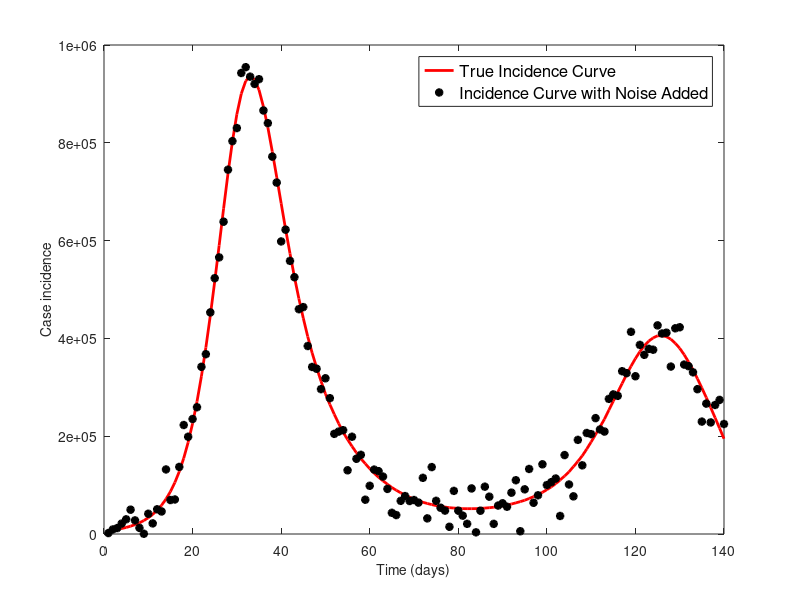
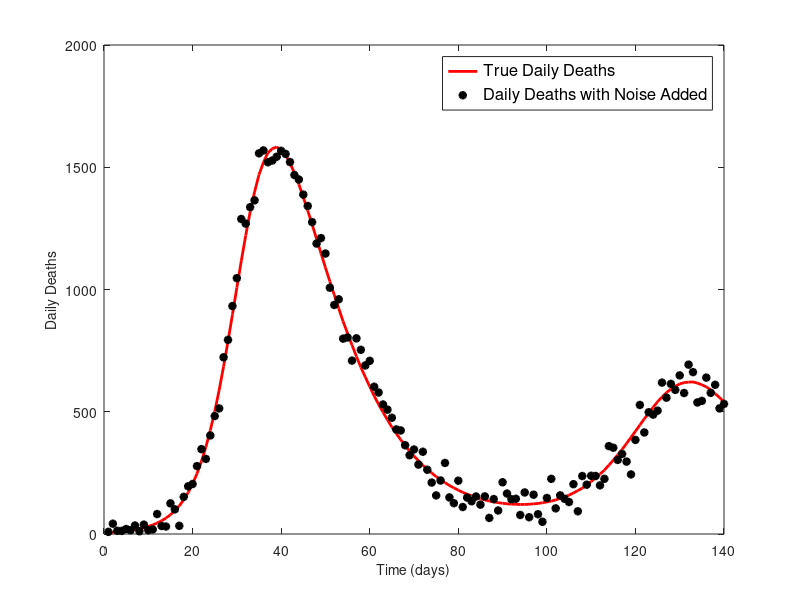
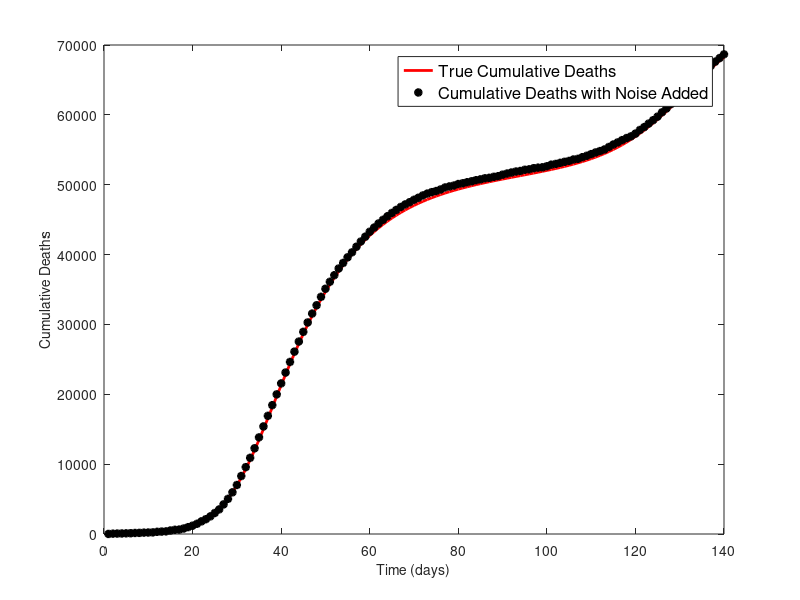
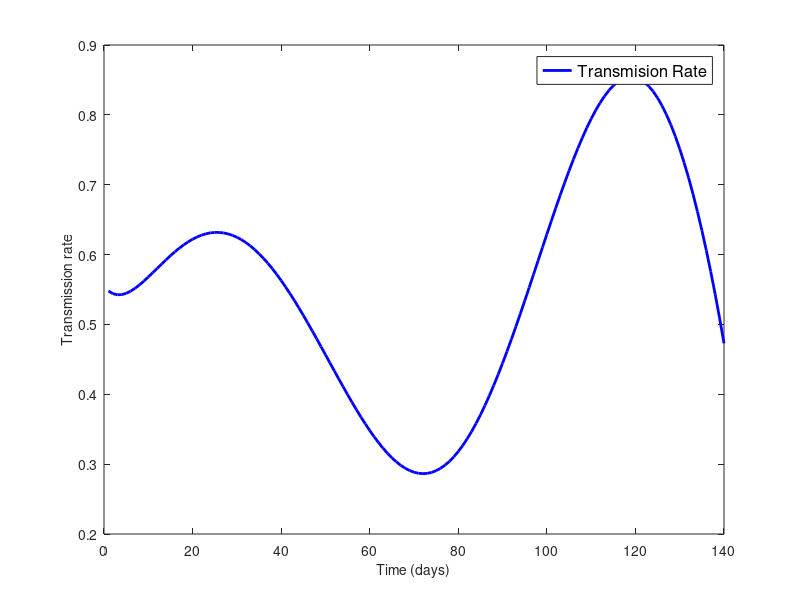

The MATLAB script that drew these images, in order: (Note: this script raises an error after producing the figures.)
function svird_forward_D2_new

close all 
clear all
clc  
format long 
warning('off','all')

global N alpha p gammasd gammasr gammavr gammavd delta1 delta2 m theta a b

a = 1;
b = 140;
m = 10;
tdata = a:1:b;

alpha = .8;
% .8
gammavd = 0.005/12.7/18.5;   
gammasd = 0.005/18.5;
gammasr = (1-0.005)/10;
gammavr = (1-0.005/12.7)/10;
p = 0.00086;

delta1 = 1/90;
% 90
delta2 = 0;
% 0

% Total population of the region

N = 39237836; % CA population

%%%%%%%%%%%%%%%%%%%%%%%%%%%%%%%%%%%%%%%%%%
 theta(1)=0.557218630846905;  theta(2)=0.094857496888616;  theta(3)=0.218797558713388;  theta(4)=-0.042367923194980;
  theta(5)=-0.350680911798113;  theta(6)=-0.103743715412068;  theta(7)=0.088725461392437;
  theta(8)=0.022075713972325;  theta(9)=-0.003679718568528;  theta(10)=-0.008291823901679;


% Y0(1) = (N - 3942002 - 3580 - (1139396-21486))/N;
Y0(1) = N - 20086693 - 25039;
Y0(2) = 2086693;

Y0(3) = 25039 - 5116;
Y0(4) = 5116;
Y0(5) = 0;
Y0(6) = 0;

[~,Y] = ode23s(@(t,y) svird(t,y),tdata,Y0);

Idata_clean = beta(tdata)'.*Y(:,1).*(Y(:,3)+Y(:,4))./(N - Y(:,5)) +...
    (1-alpha)*beta(tdata)'.*Y(:,2).*(Y(:,3)+Y(:,4))./(N - Y(:,5));

Ddata_clean = gammasd.*Y(:,3) + gammavd.*Y(:,4);

%%%%%%%%%%%%%%%%%% GENERATE ACTUAL INCIDENCE %%%%%%%%%%%%%%%%%%%%%%%%%%%%%%%%

    Idata = Idata_clean;
    Ddata = Ddata_clean;
    for i = 1:length(tdata)
    Idata(i) = Idata_clean(i) + normrnd(0,30000);
    Ddata(i) = Ddata_clean(i) + normrnd(0,50);
    if Idata(i) < 0
       Idata(i) = Idata_clean(i) + unifrnd(-Idata_clean(i),Idata_clean(i));
    end 
    if Ddata(i) < 0
       Ddata(i) = Ddata_clean(i) + unifrnd(-Ddata_clean(i),Ddata_clean(i));
    end 
    end 
    
    D = cumsum(Ddata) + Y0(6);
    D_clean = cumsum(Ddata_clean) + Y0(6);
    
    %%%%%%%%%%%%%%%%%%%%%%%%%%%% Generate Plots %%%%%%%%%%%%%%%%%%%%%%%%%%%%%%%%%
figure1 = figure; 
axes2 = axes('Parent',figure1,... 
    'AmbientLightColor',[0.941176470588235 0.941176470588235 0.941176470588235]);
box(axes2,'on');
hold(axes2,'all');

line1 = plot(tdata,Idata_clean,'r');
set(line1,'Linewidth',2)
hold on

line2 = plot(tdata,Idata,'*k');
set(line2,'LineWidth',2)

legend([line1(1) line2(1)],{'True Incidence Curve', 'Incidence Curve with Noise Added'},'FontSize',12,'Location','best');

xlabel('\fontsize{14}Time (days)');
ylabel('\fontsize{14}Case incidence')

figure(figure1)

figure4 = figure; 
axes2 = axes('Parent',figure4,... 
    'AmbientLightColor',[0.941176470588235 0.941176470588235 0.941176470588235]);
box(axes2,'on');
hold(axes2,'all');

line11 = plot(tdata,Ddata_clean,'r');
set(line11,'Linewidth',2)
hold on

line22 = plot(tdata,Ddata,'*k');
set(line22,'LineWidth',2)

legend([line11(1) line22(1)],{'True Daily Deaths', 'Daily Deaths with Noise Added'},'FontSize',12,'Location','best');

xlabel('\fontsize{14}Time (days)');
ylabel('\fontsize{14}Daily Deaths')

figure(figure4)

figure5 = figure; 
axes2 = axes('Parent',figure5,... 
    'AmbientLightColor',[0.941176470588235 0.941176470588235 0.941176470588235]);
box(axes2,'on');
hold(axes2,'all');

line111 = plot(tdata,D_clean,'r');
set(line111,'Linewidth',2)
hold on

line222 = plot(tdata,D,'*k');
set(line222,'LineWidth',2)

legend([line111(1) line222(1)],{'True Cumulative Deaths', 'Cumulative Deaths with Noise Added'},'FontSize',12,'Location','best');

xlabel('\fontsize{14}Time (days)');
ylabel('\fontsize{14}Cumulative Deaths')

figure(figure5)

figure2 = figure; 
axes2 = axes('Parent',figure2,... 
    'AmbientLightColor',[0.941176470588235 0.941176470588235 0.941176470588235]);
box(axes2,'on');
hold(axes2,'all');

line3 = plot(tdata,beta(tdata),'b');
set(line3,'Linewidth',2)

legend(line3(1),{'Transmision Rate'},'FontSize',12,'Location','best');

xlabel('\fontsize{14}Time (days)');
ylabel('\fontsize{14}Transmission rate')

figure(figure2)

figure3 = figure;
subplot(3,2,1)
line77 = plot(tdata,Y(:,1), '-g');
legend(line77(1),{'Reconstructed S(t)'},'FontSize',14,'Location','best');
xlabel('\fontsize{14}Time (days)');
ylabel('\fontsize{14} S(t)')
% hold on 
subplot(3,2,2)
line78 = plot(tdata,Y(:,2), 'Color', [0.6350, 0.0780, 0.1840]);
legend(line78(1),{'Reconstructed V(t)'},'FontSize',14,'Location','best');
xlabel('\fontsize{14}Time (days)');
ylabel('\fontsize{14} V(t)')
% hold on 
subplot(3,2,3)
line79 = plot(tdata,Y(:,3), '-m');
legend(line79(1),{'Reconstructed I_s(t)'},'FontSize',14,'Location','best');
xlabel('\fontsize{14}Time (days)');
ylabel('\fontsize{14} I_s(t)')
% hold on 
subplot(3,2,4)
line76 = plot(tdata,Y(:,4), '-c');
legend(line76(1),{'Reconstructed I_v(t)'},'FontSize',14,'Location','best');
xlabel('\fontsize{14}Time (days)');
ylabel('\fontsize{14} I_v(t)')
% hold on 
subplot(3,2,5)
line767 = plot(tdata,Y(:,5), '-r');
legend(line767(1),{'Reconstructed R(t)'},'FontSize',14,'Location','best');
xlabel('\fontsize{14}Time (days)');
ylabel('\fontsize{14} R(t)')
figure(figure3)

SynthDI2R = [tdata' Idata Ddata D];
writematrix(SynthDI2R,'SynthDI2R.txt','Delimiter','tab')
%writematrix(SynthDI1R)

end 

% FUNCTION DEFINITIONS

function dydt = svird(t,y)
global N alpha p gammasd gammasr gammavr gammavd delta1 delta2
dydt = zeros(6,1);
dydt(1) = -beta(t).*y(1).*(y(3)+y(4))./(N - y(6)) - p.*y(1) + delta1*y(5) + delta2*y(2);
dydt(2) = p.*y(1) - (1-alpha)*beta(t).*y(2).*(y(3)+y(4))./(N - y(6)) - delta2*y(2);
dydt(3) = beta(t).*y(1).*(y(3)+y(4))./(N - y(6)) - (gammasr + gammasd)*y(3);
dydt(4) = (1-alpha).*beta(t).*y(2).*(y(3)+y(4))./(N - y(6)) - (gammavr + gammavd)*y(4);
dydt(5) = gammasr.*y(3) + gammavr.*y(4) - delta1*y(5);
dydt(6) = gammasd.*y(3) + gammavd.*y(4);
end

%%%%%%%%%%%%%%%%%%%%%%%%%%%%%%%%%%%%%%%%%%%%%%%%%%%%%%%%%%%%%%%%%%%%%%%%%%%%%%%%%
function yy = beta(t) 
global m theta
       yy = 0;
   for j = 1:m
       yy = yy + theta(j).*leg(j-1,t);
   end
end

%%%%%%%%%%%%%%%%%%%%%%%%%%%%%%%%%%%%%%%%%%%%%%%%%%%%%%%%%%%%%%%%%%%%%%%%%%%%%%%%%%
function P = leg(j,t)
global a b
x = (2.*t - a - b)./(b - a);

if j == 0
   P1 = 1; P = P1; 
elseif j == 1 
   P2 = x; P = P2; 
else   
   P1 = 1; P2 = x; 
       for k = 2:j
           P3 = ((2*(k-1)+1).*x.*P2 - (k-1).*P1)./k;
           P1 = P2; P2 = P3;   
       end
           P = P3;
end
end


